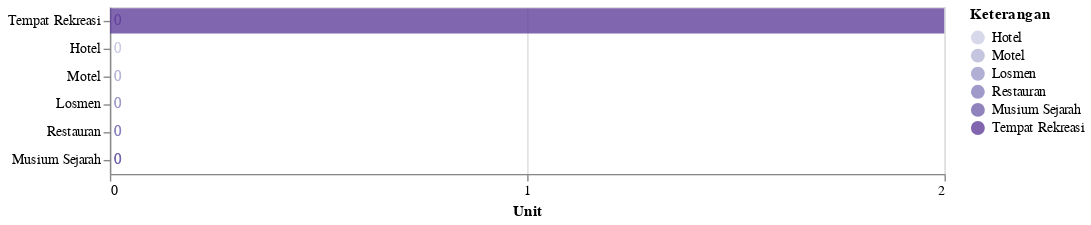

Write notebook code for a chart like this one.
### Markdown cell above
<h2>Sarana Pariwisata</h2>

### Code cell
df2 = data2('Pariwisata')
df2 = df2.fillna(0)
plot2 = plot_4(df2,'Unit','',600)
plot2

### Figure 1 — Vega-Lite specification as saved in the notebook (floating-point values rounded to 4 significant figures)
{"config": {"view": {"continuousWidth": 400, "continuousHeight": 300}}, "layer": [{"mark": {"type": "bar", "opacity": 0.8}, "encoding": {"color": {"condition": {"type": "ordinal", "field": "Keterangan", "scale": {"scheme": "purples"}, "sort": "x", "selection": "selector113"}, "value": "lightgray"}, "x": {"type": "quantitative", "axis": {"tickMinStep": 1}, "field": "N", "title": "Unit"}, "y": {"type": "ordinal", "field": "Keterangan", "sort": "-x", "title": ""}}}, {"mark": {"type": "text", "align": "left", "baseline": "middle", "dx": 3}, "encoding": {"color": {"condition": {"type": "ordinal", "field": "Keterangan", "scale": {"scheme": "purples"}, "sort": "x", "selection": "selector113"}, "value": "lightgray"}, "text": {"type": "quantitative", "field": "N"}, "tooltip": [{"type": "quantitative", "field": "Tahun"}, {"type": "nominal", "field": "Keterangan"}, {"type": "quantitative", "field": "N"}, {"type": "nominal", "field": "Satuan"}], "x": {"type": "quantitative", "axis": {"tickMinStep": 1}, "field": "N", "title": "Unit"}, "y": {"type": "ordinal", "field": "Keterangan", "sort": "-x", "title": ""}}, "selection": {"selector134": {"type": "interval", "bind": "scales", "encodings": ["x", "y"]}, "selector113": {"type": "single", "encodings": ["y", "color"]}}}], "data": {"name": "data-ba9740e4422f3c3ed1d82a1dd74577df"}, "width": 600, "$schema": "https://vega.github.io/schema/vega-lite/v4.8.1.json", "datasets": {"data-ba9740e4422f3c3ed1d82a1dd74577df": [{"Tahun": 2017, "Kode": 9, "Data": "Sarana Prasarana", "Kode Kategori": 9.9, "Kategori": "Pariwisata", "Keterangan": "Tempat Rekreasi", "N": 0.0, "Satuan": "Unit"}, {"Tahun": 2017, "Kode": 9, "Data": "Sarana Prasarana", "Kode Kategori": 9.9, "Kategori": "Pariwisata", "Keterangan": "Hotel", "N": 0.0, "Satuan": "Unit"}, {"Tahun": 2017, "Kode": 9, "Data": "Sarana Prasarana", "Kode Kategori": 9.9, "Kategori": "Pariwisata", "Keterangan": "Motel", "N": 0.0, "Satuan": "Unit"}, {"Tahun": 2017, "Kode": 9, "Data": "Sarana Prasarana", "Kode Kategori": 9.9, "Kategori": "Pariwisata", "Keterangan": "Losmen", "N": 0.0, "Satuan": "Unit"}, {"Tahun": 2017, "Kode": 9, "Data": "Sarana Prasarana", "Kode Kategori": 9.9, "Kategori": "Pariwisata", "Keterangan": "Restauran", "N": 0.0, "Satuan": "Unit"}, {"Tahun": 2017, "Kode": 9, "Data": "Sarana Prasarana", "Kode Kategori": 9.9, "Kategori": "Pariwisata", "Keterangan": "Musium Sejarah", "N": 0.0, "Satuan": "Unit"}, {"Tahun": 2019, "Kode": 9, "Data": "Sarana Prasarana", "Kode Kategori": 9.9, "Kategori": "Pariwisata", "Keterangan": "Tempat Rekreasi", "N": 2.0, "Satuan": "Unit"}, {"Tahun": 2019, "Kode": 9, "Data": "Sarana Prasarana", "Kode Kategori": 9.9, "Kategori": "Pariwisata", "Keterangan": "Hotel", "N": 0.0, "Satuan": "Unit"}, {"Tahun": 2019, "Kode": 9, "Data": "Sarana Prasarana", "Kode Kategori": 9.9, "Kategori": "Pariwisata", "Keterangan": "Motel", "N": 0.0, "Satuan": "Unit"}, {"Tahun": 2019, "Kode": 9, "Data": "Sarana Prasarana", "Kode Kategori": 9.9, "Kategori": "Pariwisata", "Keterangan": "Losmen", "N": 0.0, "Satuan": "Unit"}, {"Tahun": 2019, "Kode": 9, "Data": "Sarana Prasarana", "Kode Kategori": 9.9, "Kategori": "Pariwisata", "Keterangan": "Restauran", "N": 0.0, "Satuan": "Unit"}, {"Tahun": 2019, "Kode": 9, "Data": "Sarana Prasarana", "Kode Kategori": 9.9, "Kategori": "Pariwisata", "Keterangan": "Musium Sejarah", "N": 0.0, "Satuan": "Unit"}]}}
